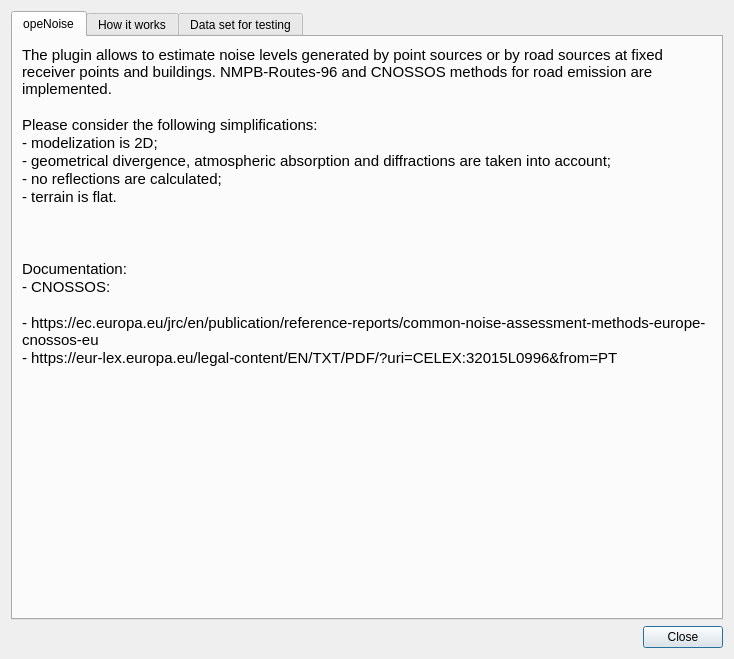
<?xml version="1.0" encoding="UTF-8"?>
<ui version="4.0">
 <class>Windows_Info</class>
 <widget class="QDialog" name="Windows_Info">
  <property name="geometry">
   <rect>
    <x>0</x>
    <y>0</y>
    <width>734</width>
    <height>659</height>
   </rect>
  </property>
  <property name="sizePolicy">
   <sizepolicy hsizetype="Minimum" vsizetype="Minimum">
    <horstretch>30</horstretch>
    <verstretch>60</verstretch>
   </sizepolicy>
  </property>
  <property name="windowTitle">
   <string>opeNoise - Information</string>
  </property>
  <property name="layoutDirection">
   <enum>Qt::LeftToRight</enum>
  </property>
  <layout class="QVBoxLayout" name="verticalLayout_2">
   <item>
    <widget class="QTabWidget" name="tabWidget">
     <property name="currentIndex">
      <number>0</number>
     </property>
     <widget class="QWidget" name="tab">
      <attribute name="title">
       <string>opeNoise</string>
      </attribute>
      <layout class="QVBoxLayout" name="verticalLayout">
       <item>
        <widget class="QLabel" name="label">
         <property name="font">
          <font>
           <pointsize>11</pointsize>
          </font>
         </property>
         <property name="text">
          <string>The plugin allows to estimate noise levels generated by point sources or by road sources at fixed receiver points and buildings. NMPB-Routes-96 and CNOSSOS methods for road emission are implemented.

Please consider the following simplifications: 
- modelization is 2D; 
- geometrical divergence, atmospheric absorption and diffractions are taken into account; 
- no reflections are calculated; 
- terrain is flat.



Documentation:
- CNOSSOS:

- https://ec.europa.eu/jrc/en/publication/reference-reports/common-noise-assessment-methods-europe-cnossos-eu
- https://eur-lex.europa.eu/legal-content/EN/TXT/PDF/?uri=CELEX:32015L0996&amp;from=PT</string>
         </property>
         <property name="alignment">
          <set>Qt::AlignLeading|Qt::AlignLeft|Qt::AlignTop</set>
         </property>
         <property name="wordWrap">
          <bool>true</bool>
         </property>
         <property name="textInteractionFlags">
          <set>Qt::LinksAccessibleByMouse|Qt::TextSelectableByMouse</set>
         </property>
        </widget>
       </item>
      </layout>
     </widget>
     <widget class="QWidget" name="tab_2">
      <attribute name="title">
       <string>How it works</string>
      </attribute>
      <layout class="QVBoxLayout" name="verticalLayout_3">
       <item>
        <widget class="QToolBox" name="toolBox">
         <property name="currentIndex">
          <number>0</number>
         </property>
         <widget class="QWidget" name="page">
          <property name="geometry">
           <rect>
            <x>0</x>
            <y>0</y>
            <width>694</width>
            <height>437</height>
           </rect>
          </property>
          <attribute name="label">
           <string>1  -   CREATE RECEIVER POINTS</string>
          </attribute>
          <layout class="QVBoxLayout" name="verticalLayout_5">
           <property name="sizeConstraint">
            <enum>QLayout::SetDefaultConstraint</enum>
           </property>
           <item>
            <widget class="QLabel" name="label_2">
             <property name="font">
              <font>
               <pointsize>11</pointsize>
              </font>
             </property>
             <property name="text">
              <string>The first script generates either one receiver point for each facade or equidistant receiver point along the facade (a polygon layer).
The points are created at a distance of 0.1 m from the facade.

INPUT DATA:
1. Buildings (Polygons layer)

OUTPUT DATA:
1. Receiver points (Points layer)</string>
             </property>
             <property name="alignment">
              <set>Qt::AlignLeading|Qt::AlignLeft|Qt::AlignTop</set>
             </property>
             <property name="wordWrap">
              <bool>true</bool>
             </property>
             <property name="textInteractionFlags">
              <set>Qt::LinksAccessibleByMouse|Qt::TextSelectableByMouse</set>
             </property>
            </widget>
           </item>
          </layout>
         </widget>
         <widget class="QWidget" name="page_2">
          <property name="geometry">
           <rect>
            <x>0</x>
            <y>0</y>
            <width>98</width>
            <height>148</height>
           </rect>
          </property>
          <attribute name="label">
           <string>2  -   CALCULATE NOISE LEVELS</string>
          </attribute>
          <layout class="QVBoxLayout" name="verticalLayout_4">
           <item>
            <widget class="QToolBox" name="toolBox_2">
             <property name="currentIndex">
              <number>0</number>
             </property>
             <widget class="QWidget" name="page_5">
              <property name="geometry">
               <rect>
                <x>0</x>
                <y>0</y>
                <width>106</width>
                <height>2245</height>
               </rect>
              </property>
              <attribute name="label">
               <string>2A - Point Sources Calculation</string>
              </attribute>
              <layout class="QVBoxLayout" name="verticalLayout_6">
               <item>
                <widget class="QLabel" name="label_3">
                 <property name="font">
                  <font>
                   <pointsize>11</pointsize>
                  </font>
                 </property>
                 <property name="text">
                  <string>This script estimates noise levels at receiver points (a point layer) from point sources (a point layer).
A ray is traced between each point source and each receiver point and then, if the length of the ray is lower then a fixed distance (chosen in the Parameters form), noise level will be calculated.
In the calculation it's taken into account the geometrical divergence for a spherical point source, atmospheric absorption and diffractions. 
The receiving points are located 4m above ground level.
If the ray crosses an obstacle, it won't be considered. 
It's possible to create the rays layer.

The computation is available for 4 reference periods: Generic, Day, Evening, Nigth. In addition, it is possible to calculate Lden using the indication of the European Directive 2002/49/EC (defining the lasting time for each reference period).
The results are written in the attribute table of the receiver points layer and are expressed in dB(A). If the level is not calculated or it is less than zero the value -99 is assigned.

INPUT DATA:
1. Receiver points (Point layer)
2. Point sources (Point layer with a field containing the power level of the sources)
3. Buildings (Polygon layer) - optional –

OUTPUT DATA:
1. Direct sound rays (Polyline layer) - optional -
2. Diffracted sound rays (Polyline layer) - optional -</string>
                 </property>
                 <property name="wordWrap">
                  <bool>true</bool>
                 </property>
                 <property name="textInteractionFlags">
                  <set>Qt::LinksAccessibleByMouse|Qt::TextSelectableByMouse</set>
                 </property>
                </widget>
               </item>
              </layout>
             </widget>
             <widget class="QWidget" name="page_6">
              <property name="geometry">
               <rect>
                <x>0</x>
                <y>0</y>
                <width>110</width>
                <height>2908</height>
               </rect>
              </property>
              <attribute name="label">
               <string>2B - Road Sources Calculation</string>
              </attribute>
              <layout class="QVBoxLayout" name="verticalLayout_7">
               <item>
                <widget class="QLabel" name="label_4">
                 <property name="font">
                  <font>
                   <pointsize>11</pointsize>
                   <weight>50</weight>
                   <italic>false</italic>
                   <bold>false</bold>
                  </font>
                 </property>
                 <property name="text">
                  <string>This script estimates noise level at receiver points (a point layer) generated by road sources (a linear layer).

For each road (line of the polyline layer) the sound power level is calculated in accordance with NMPB '96 or CNOSSOS standards. 
Then each road is divided in emission points spaced half of the minimum distance receiver points - road. 
A ray is traced between each emission point and each receiver point and then, if the length of the ray is lower then a fixed distance (chosen in the Parameters form), noise level will be calculated (the distance is calculated considering the receiver points at 4m above the ground). 
In the calculation it's taken into account the geometrical divergence, atmospheric absorption and diffractions.
If the ray crosses an obstacle, it won't be considered.
It's possible to create the emission points and rays layers. 

The computation is available for 4 reference periods: Generic, Day, Evening, Nigth. In addition, it is possible to calculate Lden using the indication of the European Directive 2002/49/EC (defining the lasting time for each reference period). 

The results are written in the attribute table of the receiver points layer and are expressed in dB(A). If the level is not calculated or is less than zero the value -99 is assigned.


INPUT DATA: 
1. Receiver points (Point layer)
2. Roads (Polyline layer) - In the attributes table it's necessary to have some fields with information about the characteristic of the single road to estimates the sound power level in accordance with NMPB '96 and CNOSSOS (further details are contained in the insert data form).
3. Buildings (Polygon layer) - optional -

OUTPUT DATA:
1. Direct sound rays (Polyline layer) - optional -
2. Diffracted sound rays (Polyline layer) - optional -</string>
                 </property>
                 <property name="wordWrap">
                  <bool>true</bool>
                 </property>
                 <property name="textInteractionFlags">
                  <set>Qt::LinksAccessibleByMouse|Qt::TextSelectableByMouse</set>
                 </property>
                </widget>
               </item>
              </layout>
             </widget>
            </widget>
           </item>
          </layout>
         </widget>
         <widget class="QWidget" name="page_3">
          <property name="geometry">
           <rect>
            <x>0</x>
            <y>0</y>
            <width>117</width>
            <height>800</height>
           </rect>
          </property>
          <attribute name="label">
           <string>3  -   ASSIGN LEVELS TO BUILDINGS</string>
          </attribute>
          <layout class="QVBoxLayout" name="verticalLayout_8">
           <item>
            <widget class="QLabel" name="label_5">
             <property name="font">
              <font>
               <pointsize>11</pointsize>
              </font>
             </property>
             <property name="text">
              <string>The third script assigns the noise levels calculated for each receiver point to the corresponding building.
The value assigned is the max value among all the receiver points for that building.
It is possible to assign up to five levels.

NOTE: this script works correctly only if the receiver points layer is created from a buildings layer with opeNoise and the attributes table is not modified.

INPUT DATA:
1. Receiver points (Point layer) - In the attributes table it's necessary to have at least a field with noise levels
2. Buildings (Polygon layer)</string>
             </property>
             <property name="alignment">
              <set>Qt::AlignLeading|Qt::AlignLeft|Qt::AlignTop</set>
             </property>
             <property name="wordWrap">
              <bool>true</bool>
             </property>
             <property name="textInteractionFlags">
              <set>Qt::LinksAccessibleByMouse|Qt::TextSelectableByMouse</set>
             </property>
            </widget>
           </item>
          </layout>
         </widget>
         <widget class="QWidget" name="page_4">
          <property name="geometry">
           <rect>
            <x>0</x>
            <y>0</y>
            <width>98</width>
            <height>460</height>
           </rect>
          </property>
          <attribute name="label">
           <string>4  -   APPLY NOISE SIMBOLOGY</string>
          </attribute>
          <layout class="QVBoxLayout" name="verticalLayout_9">
           <item>
            <widget class="QLabel" name="label_6">
             <property name="font">
              <font>
               <pointsize>11</pointsize>
              </font>
             </property>
             <property name="text">
              <string>The last script assigns a noise level symbology to a layer with a sound level field in the attribute table.

INPUT DATA:
1. Point, polilyne or polygon layer - In the attributes table it's necessary to have at least a field with noise levels</string>
             </property>
             <property name="alignment">
              <set>Qt::AlignLeading|Qt::AlignLeft|Qt::AlignTop</set>
             </property>
             <property name="wordWrap">
              <bool>true</bool>
             </property>
             <property name="textInteractionFlags">
              <set>Qt::LinksAccessibleByMouse|Qt::TextSelectableByMouse</set>
             </property>
            </widget>
           </item>
          </layout>
         </widget>
        </widget>
       </item>
      </layout>
     </widget>
     <widget class="QWidget" name="tab_3">
      <attribute name="title">
       <string>Data set for testing</string>
      </attribute>
      <widget class="QWidget" name="verticalLayoutWidget_2">
       <property name="geometry">
        <rect>
         <x>10</x>
         <y>20</y>
         <width>691</width>
         <height>541</height>
        </rect>
       </property>
       <layout class="QVBoxLayout" name="verticalLayout_11">
        <item>
         <widget class="QLabel" name="label_7">
          <property name="font">
           <font>
            <pointsize>11</pointsize>
           </font>
          </property>
          <property name="text">
           <string>A data set for testing is available in the folder:</string>
          </property>
          <property name="alignment">
           <set>Qt::AlignLeading|Qt::AlignLeft|Qt::AlignTop</set>
          </property>
          <property name="wordWrap">
           <bool>true</bool>
          </property>
          <property name="textInteractionFlags">
           <set>Qt::LinksAccessibleByMouse|Qt::TextSelectableByMouse</set>
          </property>
         </widget>
        </item>
        <item>
         <widget class="QLabel" name="labelFolder">
          <property name="font">
           <font>
            <pointsize>11</pointsize>
           </font>
          </property>
          <property name="text">
           <string>TextLabel TextLabel TextLabel TextLabel TextLabel TextLabel TextLabel TextLabel TextLabel TextLabeTextLabel TextLabel TextLabel TextLabel TextLabel TextLabel TextLabel TextLabel TextLabel TextLabe</string>
          </property>
          <property name="wordWrap">
           <bool>true</bool>
          </property>
          <property name="margin">
           <number>15</number>
          </property>
          <property name="textInteractionFlags">
           <set>Qt::LinksAccessibleByMouse|Qt::TextSelectableByMouse</set>
          </property>
         </widget>
        </item>
        <item>
         <widget class="QLabel" name="label_8">
          <property name="font">
           <font>
            <pointsize>11</pointsize>
           </font>
          </property>
          <property name="text">
           <string>The dataset contains 6 shapefiles that can help the user to understand how to compile the attribute tables of the layers in order to run the computation of the noise with the different sources.

LAYERS:
1. buildings
2. receveir_points (layer created with the script 'Create receiver points')
3. source_points
4. roads_NMPB_power
5. roads_NMPB_traffic_flow
6. roads_CNOSSOS</string>
          </property>
          <property name="alignment">
           <set>Qt::AlignLeading|Qt::AlignLeft|Qt::AlignTop</set>
          </property>
          <property name="wordWrap">
           <bool>true</bool>
          </property>
          <property name="textInteractionFlags">
           <set>Qt::LinksAccessibleByMouse|Qt::TextSelectableByMouse</set>
          </property>
         </widget>
        </item>
        <item>
         <spacer name="verticalSpacer">
          <property name="orientation">
           <enum>Qt::Vertical</enum>
          </property>
          <property name="sizeHint" stdset="0">
           <size>
            <width>20</width>
            <height>40</height>
           </size>
          </property>
         </spacer>
        </item>
       </layout>
      </widget>
     </widget>
    </widget>
   </item>
   <item>
    <widget class="QDialogButtonBox" name="buttonBox">
     <property name="standardButtons">
      <set>QDialogButtonBox::Close</set>
     </property>
    </widget>
   </item>
  </layout>
 </widget>
 <resources/>
 <connections>
  <connection>
   <sender>buttonBox</sender>
   <signal>rejected()</signal>
   <receiver>Windows_Info</receiver>
   <slot>reject()</slot>
   <hints>
    <hint type="sourcelabel">
     <x>800</x>
     <y>581</y>
    </hint>
    <hint type="destinationlabel">
     <x>600</x>
     <y>-13</y>
    </hint>
   </hints>
  </connection>
 </connections>
</ui>
